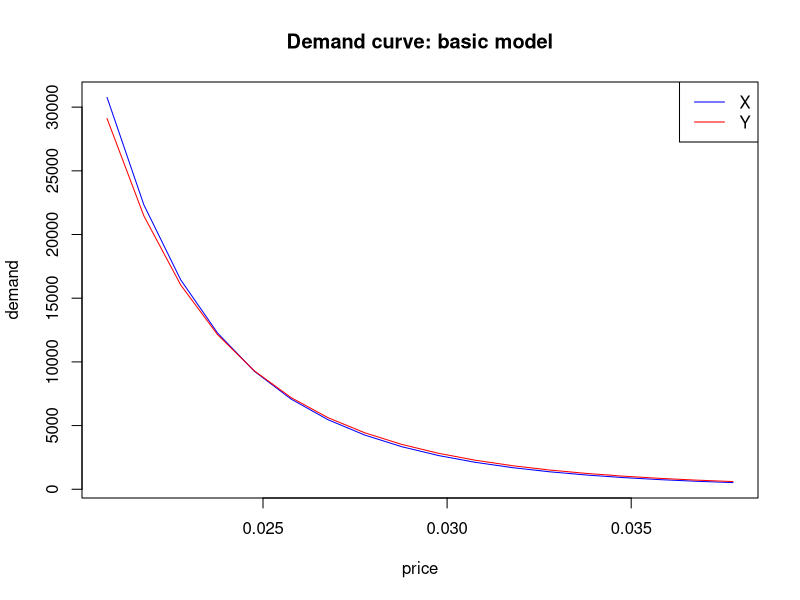

The R script that drew this image:
## ---- chunk 1
library(tidyverse)
## ---- chunk 2
Data = read_csv("PricePromotionEffectsData.csv")
## ---- chunk 3
Data %>% group_by(class, deal_X) %>%
  summarise(n = n(), avg_demand = mean(oz_X), avg_price = mean(pX))
## ---- chunk 4
Data %>% group_by(class, deal_Y) %>%
  summarise(n = n(), avg_demand = mean(oz_Y), avg_price = mean(pY))
## ---- chunk 5
reg_X = lm(log(oz_X) ~ log(pX), Data)
reg_Y = lm(log(oz_Y) ~ log(pY), Data)
summary(reg_X)
## ---- chunk 6
summary(reg_Y)
## ---- chunk 7
alphaX = reg_X$coefficients[1]
betaX = reg_X$coefficients[2]
priceX = seq(min(Data$pX), max(Data$pX), 0.001)
demandX = exp(alphaX + betaX * log(priceX))
alphaY = reg_Y$coefficients[1]
betaY = reg_Y$coefficients[2]
priceY = seq(min(Data$pY), max(Data$pY), 0.001)
demandY = exp(alphaY + betaY * log(priceY))
plot(priceX, demandX, type = "l", col = "blue", xlab = "price", ylab = "demand", main = "Demand curve: basic model")
points(priceY, demandY, type = "l", col = "red")
legend("topright", legend = c("X", "Y"), col = c("blue", "red"), lty = 1)
## ---- chunk 8
# Y
Data %>% group_by(deal_Y, feat_Y) %>%
  summarise(n = n(), avg_demand = mean(oz_Y), avg_price = mean(pY))
## ---- chunk 9
# X
Data %>% group_by(deal_X, feat_X) %>%
  summarise(n = n(), avg_demand = mean(oz_X), avg_price = mean(pX))
## ---- chunk 10
#X
reg_X2 = lm(log(oz_X) ~ log(pX) + feat_X, Data)
summary(reg_X2)
## ---- chunk 11
#Y
reg_Y2 = lm(log(oz_Y) ~ log(pY) + feat_Y, Data)
summary(reg_Y2)
## ---- chunk 12
#X
reg_X3 = lm(log(oz_X) ~ log(pX) + feat_X + log(pY) + feat_Y, Data)
summary(reg_X3)
## ---- chunk 13
#Y
reg_Y3 = lm(log(oz_Y) ~ log(pY) + feat_Y + log(pX) + feat_X, Data)
summary(reg_Y3)
